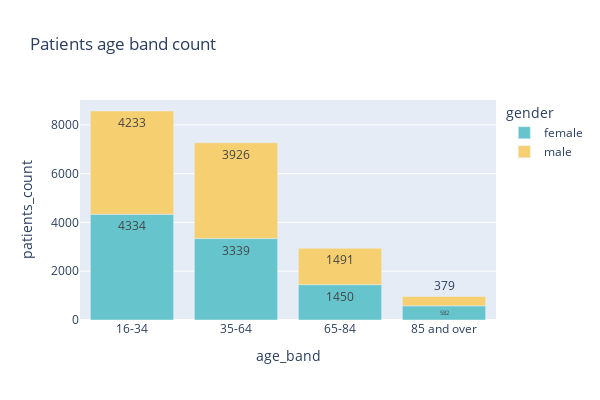

Write notebook code for a chart like this one.
### Code cell
def ageband_plot(df):
    '''
    Plots a bar chart from a dataframe loaded by user, that has
    fields 'Age_band' and 'Gender' according to data dictionary
    '''
    plot_df = df[['Age_band', 'Gender']].value_counts().to_frame().reset_index()
    dict_age = {0: '16-34',
                1: '35-64',
                2: '65-84',
                3: '85 and over'}
    plot_df = plot_df.replace({'Age_band': dict_age})
    dict_gen = {0: 'male', 1: 'female'}
    plot_df = plot_df.replace({'Gender': dict_gen})
    plot_df.rename(columns={'Age_band': 'age_band',
                            'Gender': 'gender',
                            0: 'patients_count'}, inplace=True)
    plot=px.bar(plot_df, x='age_band', y='patients_count',
                color='gender', width=600, height=400,
                color_discrete_sequence=px.colors.qualitative.Pastel,
                title='Age band count', text_auto=True)
    return plot

ageband_plot(df)

### Figure 1 — Plotly figure (JSON) as saved in the notebook; plotly's stock layout.template omitted (floating-point values rounded to 4 significant figures)
{"data": [{"alignmentgroup": "True", "hovertemplate": "gender=female<br>age_band=%{x}<br>patients_count=%{y}<extra></extra>", "legendgroup": "female", "marker": {"color": "rgb(102, 197, 204)", "pattern": {"shape": ""}}, "name": "female", "offsetgroup": "female", "orientation": "v", "showlegend": true, "textposition": "auto", "texttemplate": "%{y}", "type": "bar", "x": ["16-34", "35-64", "65-84", "85 and over"], "xaxis": "x", "y": [4334, 3339, 1450, 582], "yaxis": "y"}, {"alignmentgroup": "True", "hovertemplate": "gender=male<br>age_band=%{x}<br>patients_count=%{y}<extra></extra>", "legendgroup": "male", "marker": {"color": "rgb(246, 207, 113)", "pattern": {"shape": ""}}, "name": "male", "offsetgroup": "male", "orientation": "v", "showlegend": true, "textposition": "auto", "texttemplate": "%{y}", "type": "bar", "x": ["16-34", "35-64", "65-84", "85 and over"], "xaxis": "x", "y": [4233, 3926, 1491, 379], "yaxis": "y"}], "layout": {"barmode": "relative", "height": 400, "legend": {"title": {"text": "gender"}, "tracegroupgap": 0}, "title": {"text": "Patients age band count"}, "width": 600, "xaxis": {"anchor": "y", "domain": [0, 1], "title": {"text": "age_band"}}, "yaxis": {"anchor": "x", "domain": [0, 1], "title": {"text": "patients_count"}}}}
